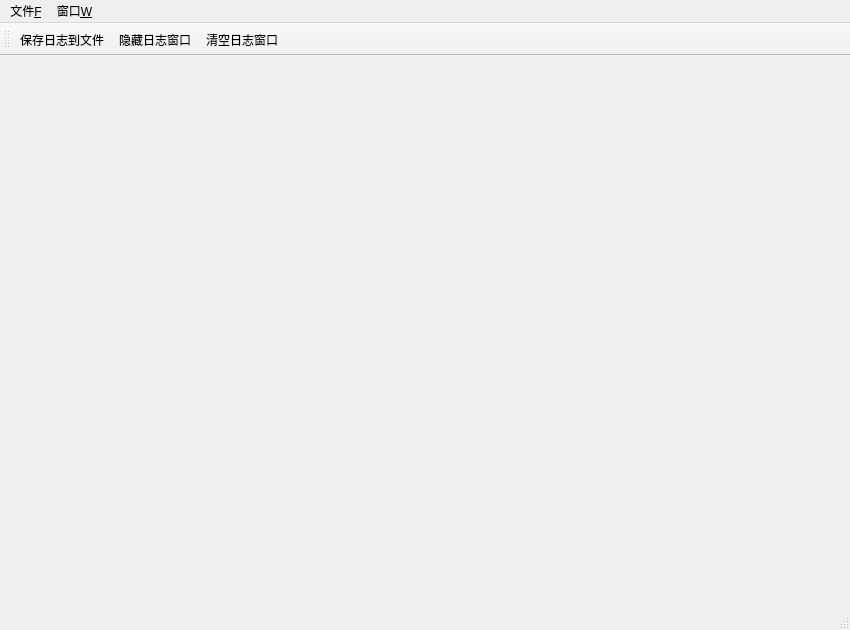
<?xml version="1.0" encoding="UTF-8"?>
<ui version="4.0">
 <class>MainWindow</class>
 <widget class="QMainWindow" name="MainWindow">
  <property name="geometry">
   <rect>
    <x>0</x>
    <y>0</y>
    <width>850</width>
    <height>630</height>
   </rect>
  </property>
  <property name="windowTitle">
   <string>MainWindow</string>
  </property>
  <widget class="QWidget" name="centralWidget"/>
  <widget class="QMenuBar" name="menuBar">
   <property name="geometry">
    <rect>
     <x>0</x>
     <y>0</y>
     <width>850</width>
     <height>23</height>
    </rect>
   </property>
   <widget class="QMenu" name="menu_F">
    <property name="title">
     <string>文件&amp;F</string>
    </property>
    <addaction name="action_LogToFile"/>
   </widget>
   <widget class="QMenu" name="menu_W">
    <property name="title">
     <string>窗口&amp;W</string>
    </property>
    <addaction name="action_LogWindow"/>
   </widget>
   <addaction name="menu_F"/>
   <addaction name="menu_W"/>
  </widget>
  <widget class="QToolBar" name="mainToolBar">
   <attribute name="toolBarArea">
    <enum>TopToolBarArea</enum>
   </attribute>
   <attribute name="toolBarBreak">
    <bool>false</bool>
   </attribute>
   <addaction name="action_LogToFile"/>
   <addaction name="action_LogWindow"/>
   <addaction name="action_ClearLog"/>
  </widget>
  <widget class="QStatusBar" name="statusBar"/>
  <action name="action_LogToFile">
   <property name="checkable">
    <bool>false</bool>
   </property>
   <property name="icon">
    <iconset resource="customresource.qrc">
     <normaloff>:/image/Icons/LogOutOn.png</normaloff>:/image/Icons/LogOutOn.png</iconset>
   </property>
   <property name="text">
    <string>保存日志到文件</string>
   </property>
  </action>
  <action name="action_LogWindow">
   <property name="icon">
    <iconset resource="customresource.qrc">
     <normaloff>:/image/Icons/HideLog.png</normaloff>
     <normalon>:/image/Icons/ShowLog.png</normalon>:/image/Icons/HideLog.png</iconset>
   </property>
   <property name="text">
    <string>隐藏日志窗口</string>
   </property>
   <property name="toolTip">
    <string>显示（隐藏）日志窗口</string>
   </property>
  </action>
  <action name="action_ClearLog">
   <property name="icon">
    <iconset resource="customresource.qrc">
     <normaloff>:/image/Icons/CleanLog.png</normaloff>:/image/Icons/CleanLog.png</iconset>
   </property>
   <property name="text">
    <string>清空日志窗口</string>
   </property>
   <property name="toolTip">
    <string>清空日志窗口</string>
   </property>
  </action>
 </widget>
 <layoutdefault spacing="6" margin="11"/>
 <resources>
  <include location="customresource.qrc"/>
 </resources>
 <connections/>
</ui>
